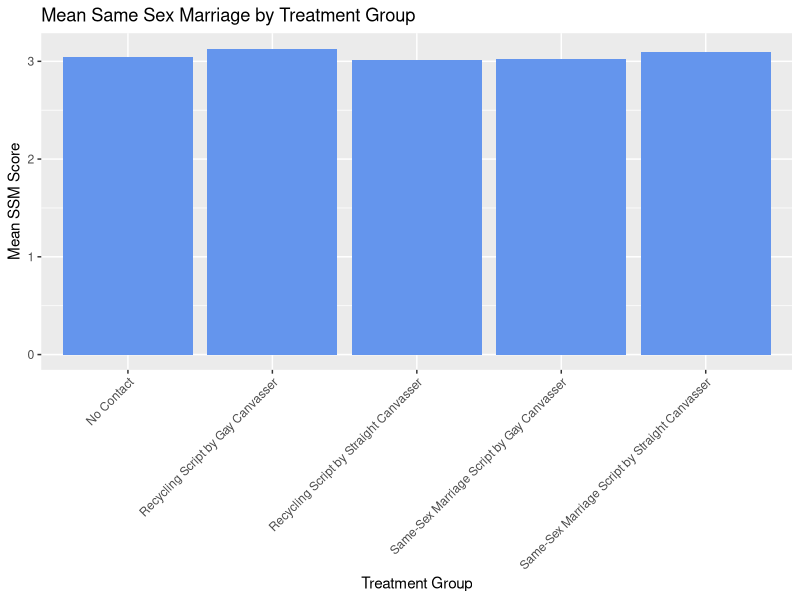

Recreate this plot in R.
## ---- chunk 1

#loading tidyverse
##install.packages("tidyverse")
library(tidyverse)

#read csv
gay <- read.csv("Data/Raw/gay.csv")

#calculate unique values
unique_value <- length(unique(gay$study))
print(unique_value)

#identify treatment conditions
treatment_cond <- unique(gay$treatment)
print(treatment_cond)

## ---- chunk 2

#filter gay
gay_clean <- gay %>% 
  filter(study == 1, 
        wave == 1)
ssm <- gay_clean %>% 
  group_by(treatment) %>% 
  summarize(ssm_mean = mean(ssm, na.rm = TRUE))
print(ssm)

## ---- chunk 3

#calculate sd
sd <- gay_clean %>% 
  group_by(treatment) %>% 
  summarize(ssm_sd = sd(ssm, na.rm = TRUE))
print(sd)
## ---- chunk 4

#create a bar plot of the mean ssm by treatment
ggplot(ssm, aes(x = treatment, y = ssm_mean)) +
  geom_col(fill = "cornflowerblue") +
  labs(title = "Mean Same Sex Marriage by Treatment Group",
       x = "Treatment Group",
       y = "Mean SSM Score") +
    theme(axis.text.x = element_text(angle = 45, hjust = 1))


## ---- chunk 5

#filter gay_clean more
gay_clean2 <- gay_clean %>% 
  filter(treatment == "No Contact"| treatment == "Same-Sex Marriage Script by Gay Canvasser")

#calculate Mean & SD
summarized <- gay_clean2 %>% 
  group_by(treatment) %>% 
  summarize(ssm_mean2 =  mean(ssm, na.rm = TRUE),
            ssm_sd2 = sd(ssm, na.rm = TRUE))
print(summarized)

#calculate Standardized difference in means
#numerator
(3.025195 - 3.042764)
#find denominator
1.666099^2 + 1.680540^2
5.600101 / 2
sqrt(2.80005)
0.017569 / 1.673335

## ---- chunk 6

#filter gay
gay_clean3 <- gay %>% 
  filter(study == 1, 
        wave == 2,treatment == "No Contact"| treatment == "Same-Sex Marriage Script by Gay Canvasser")

#calculate Mean & SD
summarized2 <- gay_clean3 %>% 
  group_by(treatment) %>% 
  summarize(ssm_mean3 =  mean(ssm, na.rm = TRUE),
            ssm_sd3 = sd(ssm, na.rm = TRUE))
print(summarized2)

#difference in means
3.139489 - 3.039615

## ---- chunk 7

#filter gay
## ---- chunk 8

#filter gay
## ---- chunk 9

#filter gay
## ---- chunk 10

#filter gay
## ---- chunk 11

#filter gay
## ---- chunk 12

#filter gay
## ---- chunk 13

#filter gay
## ---- chunk 14

#filter gay
## ---- chunk 15

#filter gay
